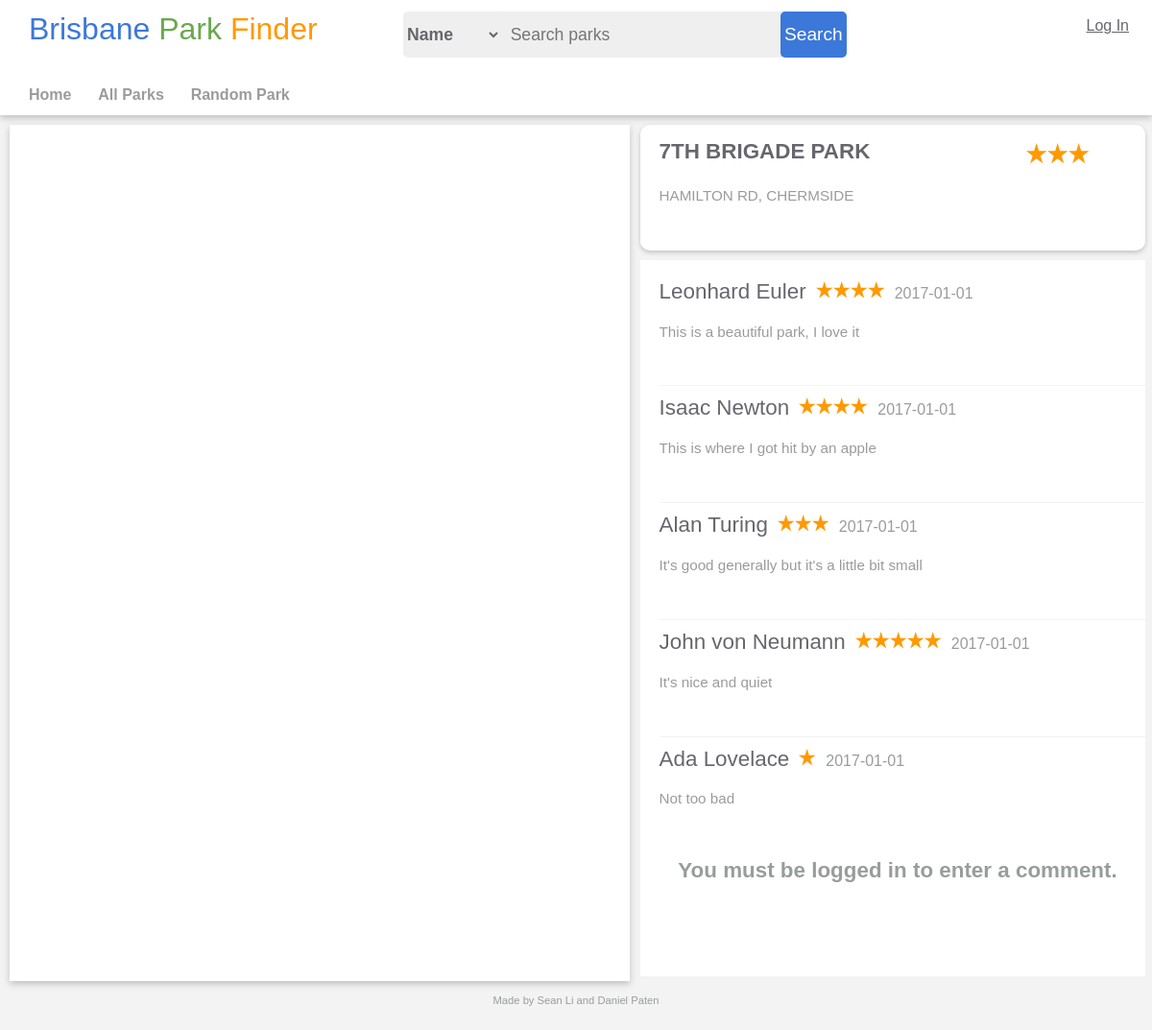
The page /itemPage.php?pid=1 on the database its author committed.
### tables this page shows
create table items
(
		pid INT primary key auto_increment,
		park_code nvarchar(5) not null,
		name nvarchar(60) not null,
		street nvarchar(30),
		suburb nvarchar(30) not null,
		easting TEXT not null,
		northing TEXT not null,
		latitude double not null,
		longitude double not null
);

create table reviews
(
		rid INT primary key auto_increment,
		uid INT not null,
		pid INT not null,
		comment TEXT not null,
		date DATE not null,
		rating INT not null
);

### functions.php (the view, shortened to what this page needs)
<?php
	function connectDB()
	{
		return new PDO('mysql:host=localhost;dbname=parkfinder', 'root', '123456');
	}
	function showStars($path, $num)
	{
		while ($num > 0) {
			echo "<img src=\"$path\" alt=\"starts\">";
			$num--;
		}
	}
	function showContent($pid, $name, $rating, $street, $suburb, $latitude, $longitude)
	{
        if (basename($_SERVER['PHP_SELF']) == 'resultPage.php') {
            echo '<div class="contentCell" itemscope itemtype="http://schema.org/Place">';
            echo "<span class=\"contentTitle\" itemprop=\"name\">$name</span>";
        } else {
            echo '<div class="contentCell">';
            echo "<span class=\"contentTitle\" itemprop=\"itemReviewed\">$name</span>";
        }
		echo '<div class="contentRating">';
		if ($rating > 0) {
			showStars('imgs/filledStar.svg', $rating);
		} else {
			echo 'No rating';
		}
		echo '</div>';
        if (basename($_SERVER['PHP_SELF']) == 'resultPage.php') {
            echo "<span class=\"contentDescription\" itemprop=\"address\">$street, $suburb</span>";
        } else {
            echo "<span class=\"contentDescription\">$street, $suburb</span>";
        }
		echo '</div>';
	}
    function searchParks($type, $value)
    {
        if ($type == 'name') {
            $sql = 'select * from items where name like :value';
            $value = "%$value%";
        } else if ($type == 'suburb') {
            $sql = 'select * from items where suburb = :value';
        } else if ($type == 'rating') {
            $sql = 'select * from items where pid in (
            			select pid from (
                             select pid, sum(rating)/count(pid) as avgRating from reviews group by pid
                        ) as t where avgRating >= :value
            		)';
        } else if ($type == 'pid') {
            $sql = 'select * from items where pid = :value';
        } else {
            $sql = 'select * from items';
        }
        $db = connectDB();
        $stmt = $db->prepare($sql);
        $stmt->bindValue(':value', $value);
        $stmt->execute();
        $results = $stmt->fetchAll();
        if (count($results) > 0) {
            foreach ($results as $row) {
                $pid = $row['pid'];
                $name = $row['name'];
                $street = $row['street'];
                $suburb = $row['suburb'];
                $latitude = $row['latitude'];
                $longitude = $row['longitude'];
                $rating = floor(calculateAverageRating($db, $pid));
                if ($type != 'pid') {
                    echo "<a href=\"itemPage.php?pid=$pid\">";
                    showContent($pid, $name, $rating, $street, $suburb, $latitude, $longitude);
                    echo '</a>';
                } else {
                    showContent($pid, $name, $rating, $street, $suburb, $latitude, $longitude);
                }
            }
        } else {
            echo "<div id=\"noResults\"><br><span class=\"noResultsText\">No results found.</span></div>";
        }
    }
	function calculateAverageRating($db, $pid)
	{
		$sql = 'select sum(rating)/count(rating) from reviews where pid = :pid';
		$stmt = $db->prepare($sql);
		$stmt->bindValue(':pid', $pid);
		$stmt->execute();
		$averageRating = $stmt->fetchColumn();
		return $averageRating;
	}
    function showComments($name, $rating, $comment, $date)
    {
        echo '<div class="commentCell">';
        echo "<span class=\"commentTitle\" itemprop=\"author\">$name</span>";
        echo '<div class="commentRating" itemprop="reviewRating">';
        echo '</div>';
        echo '<div class="commentDate">';
        echo "<span>$date</span>";
        echo '</div>';
        echo "<span class=\"comment\" itemprop=\"reviewBody\">$comment</span>";
        echo '</div>';
    }
    function searchComments($pid)
    {
        $sql = 'select first_name, last_name, rating, date, comment
        		from reviews, members
        		where reviews.uid = members.uid and pid = :pid';
        $db = connectDB();
        $stmt = $db->prepare($sql);
        $stmt->bindValue(':pid', $pid);
        $stmt->execute();
        $results = $stmt->fetchAll();
        echo '<div id="commentList">';
        if (count($results) > 0) {
        	foreach ($results as $row) {
            	$name = "{$row['first_name']} {$row['last_name']}";
            	$rating = $row['rating'];
            	$date = $row['date'];
            	$comment = $row['comment'];
            	showComments($name, $rating, $comment, $date);
        	}
		} else {
            echo "<div id=\"noResults\"><br><span class=\"noResultsText\">No comments found.</span></div>";
		}
        echo '</div>';
    }
?>

### style.css (style rules this page uses)
body, html { background-color: #f3f3f3; margin: 0; padding: 0; height: 100%; min-width: 1000px; font-family: "Microsoft Yahei", Tahoma, Helvetica, Arial, sans-serif; }
.contentCell { margin-bottom: 10px; margin-left: auto; margin-right: auto; padding-top: 15px; padding-left: 20px; padding-right: 10px; padding-bottom: 10px; width: 92%; height: 12%; min-height: 75px; border-radius: 10px; box-shadow: 0px 2px 5px #c0c0c0; background-color: white; }
.contentTitle { display: inline-block; width: 75%; font-size: 140%; font-weight: bold; color: #66666d; margin-right: 10px; white-space: nowrap; overflow: hidden; text-overflow: ellipsis; }
.contentRating { display: inline-block; color: #999c9c; }
.contentRating img { width: 22px; height: 22px; }
.contentDescription { display: block; font-size: 95%; color: #999c9c; margin-top: 4%; overflow: hidden; }
#commentList { background-color: white; margin-left: auto; margin-right: auto; padding-top: 10px; padding-left: 20px; padding-right: 10px; width: 92%; height: calc(68% - 40px); overflow: auto; }
.commentCell { width: 100%; height: 18%; min-height: 75px; padding-top: 10px; padding-right: 10px; padding-bottom: 10px; border-color: #f3f3f3; border-width: 0 0 1px 0; border-style: solid; }
.commentTitle { font-size: 140%; color: #66666d; margin-right: 10px; overflow: hidden; }
.commentRating { display: inline-block; margin-right: 10px; }
.commentRating img { width: 18px; height: 18px; }
.commentDate { display: inline-block; }
.commentDate span { color: #999c9c; }
.comment { display: block; font-size: 95%; color: #999c9c; margin-top: 4%; overflow: hidden; }

### rows shown on the page
items: name "7TH BRIGADE PARK", street "HAMILTON RD", suburb "CHERMSIDE"
reviews: name "Leonhard Euler", rating 4 (drawn), date "2017-01-01", comment "This is a beautiful park, I love it"
reviews: name "Isaac Newton", rating 4 (drawn), date "2017-01-01", comment "This is where I got hit by an apple"
reviews: name "Alan Turing", rating 3 (drawn), date "2017-01-01", comment "It's good generally but it's a little bit small"
reviews: name "John von Neumann", rating 5 (drawn), date "2017-01-01", comment "It's nice and quiet"
reviews: name "Ada Lovelace", date "2017-01-01", comment "Not too bad"
